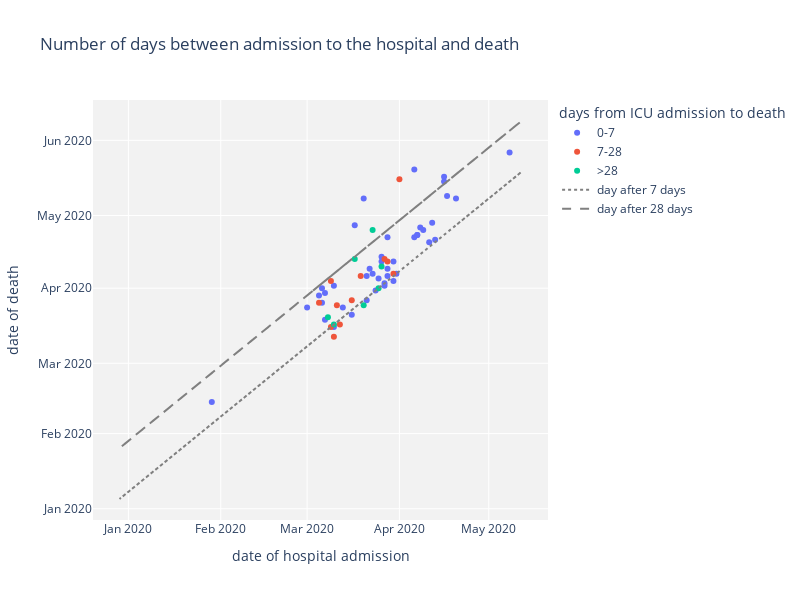

Notebook code for this chart:
### Markdown cell above
### Niespójność danych

### Code cell
import plotly.express as px
import plotly.graph_objects as go

data['7_days_after'] = data['date_hospital_admi'] + np.timedelta64(7,'D')
data['28_days_after'] = data['date_hospital_admi'] + np.timedelta64(28,'D')
data['sum'] = data['Death_D28'] + data['Death_D7']
data['sum'] = pd.cut(data['sum'],
                        bins=[0, 0.9, 1.9, 2.5],  labels=['0-7', '7-28', '>28'],
                    include_lowest=True)

fig = px.scatter(data, x='date_hospital_admi', y="date_death", color = 'sum', 
                 labels = {'date_hospital_admi': 'date of hospital admission', "date_death": 'date of death', 
                           'sum': 'days from ICU admission to death'}, 
                 title = 'Number of days between admission to the hospital and death', 
                 category_orders={"sum": ["0-7", "7-28", ">28"]}
                 )
fig.data[0].name
fig.add_trace(
    go.Scatter(
        name = 'day after 7 days',
        x= data['date_hospital_admi'],
        y=data['7_days_after'],
        mode="lines",
        line=go.scatter.Line(color="gray", dash = 'dot'),
        showlegend=True)
)
fig.add_trace(
    go.Scatter(
        name = 'day after 28 days',
        x= data['date_hospital_admi'],
        y=data['28_days_after'],
        mode="lines",
        line=go.scatter.Line(color="gray", dash = 'dash'),
        showlegend=True)
)

fig.update_layout(
    autosize=False,
    width=800,
    plot_bgcolor='rgb(242,242,242)',
    height=600,)



data['sum']
fig.show()

### Figure 1 — Plotly figure (JSON) as saved in the notebook; plotly's stock layout.template omitted (floating-point values rounded to 4 significant figures; data arrays with more than 128 entries replaced by an {"elided": "..."} marker saying what was removed)
{"data": [{"hovertemplate": "days from ICU admission to death=0-7<br>date of hospital admission=%{x}<br>date of death=%{y}<extra></extra>", "legendgroup": "0-7", "marker": {"color": "#636efa", "symbol": "circle"}, "mode": "markers", "name": "0-7", "orientation": "v", "showlegend": true, "type": "scatter", "x": ["2020-03-26T00:00:00", "2020-03-23T00:00:00", "2020-03-25T00:00:00", "2020-03-27T00:00:00", "2020-03-26T00:00:00", "2020-04-22T00:00:00", "2020-03-12T00:00:00", "2020-03-12T00:00:00", "2020-03-11T00:00:00", "2020-03-11T00:00:00", "2020-03-16T00:00:00", "2020-03-13T00:00:00", "2020-03-05T00:00:00", "2020-03-21T00:00:00", "2020-03-03T00:00:00", "2020-03-31T00:00:00", "2020-03-20T00:00:00", "2020-03-25T00:00:00", "2020-04-06T00:00:00", "2020-03-24T00:00:00", "2020-03-16T00:00:00", "2020-01-29T00:00:00", "2020-02-26T00:00:00", "2020-03-01T00:00:00", "2020-03-07T00:00:00", "2020-03-06T00:00:00", "2020-03-05T00:00:00", "2020-03-06T00:00:00", "2020-03-07T00:00:00", "2020-03-08T00:00:00", "2020-03-03T00:00:00", "2020-03-04T00:00:00", "2020-03-08T00:00:00", "2020-03-07T00:00:00", "2020-03-10T00:00:00", "2020-03-10T00:00:00", "2020-03-10T00:00:00", "2020-03-12T00:00:00", "2020-03-12T00:00:00", "2020-03-06T00:00:00", "2020-03-08T00:00:00", "2020-03-16T00:00:00", "2020-03-17T00:00:00", "2020-03-20T00:00:00", "2020-03-20T00:00:00", "2020-03-19T00:00:00", "2020-03-20T00:00:00", "2020-03-23T00:00:00", "2020-03-18T00:00:00", "2020-03-20T00:00:00", "2020-03-27T00:00:00", "2020-03-26T00:00:00", "2020-03-29T00:00:00", "2020-03-22T00:00:00", "2020-03-27T00:00:00", "2020-03-30T00:00:00", "2020-03-28T00:00:00", "2020-03-30T00:00:00", "2020-03-27T00:00:00", "2020-03-29T00:00:00", "2020-03-28T00:00:00", "2020-03-26T00:00:00", "2020-03-30T00:00:00", "2020-03-30T00:00:00", "2020-04-02T00:00:00", "2020-04-05T00:00:00", "2020-04-04T00:00:00", "2020-04-05T00:00:00", "2020-04-06T00:00:00", "2020-04-05T00:00:00", "2020-04-08T00:00:00", "2020-04-07T00:00:00", "2020-04-07T00:00:00", "2020-04-07T00:00:00", "2020-04-09T00:00:00", "2020-04-10T00:00:00", "2020-04-13T00:00:00", "2020-04-12T00:00:00", "2020-04-06T00:00:00", "2020-04-14T00:00:00", "2020-04-11T00:00:00", "2020-04-16T00:00:00", "2020-04-15T00:00:00", "2020-04-16T00:00:00", "2020-04-12T00:00:00", "2019-12-29T00:00:00", "2020-04-17T00:00:00", "2020-03-30T00:00:00", "2020-04-16T00:00:00", "2020-04-16T00:00:00", "2020-04-16T00:00:00", "2020-04-11T00:00:00", "2020-05-08T00:00:00", "2020-03-22T00:00:00", "2020-03-21T00:00:00", "2020-03-21T00:00:00", "2020-03-23T00:00:00", "2020-03-23T00:00:00", "2020-03-24T00:00:00", "2020-03-24T00:00:00", "2020-03-25T00:00:00", "2020-03-24T00:00:00", "2020-03-26T00:00:00", "2020-03-25T00:00:00", "2020-03-28T00:00:00", "2020-03-29T00:00:00", "2020-04-04T00:00:00", "2020-03-27T00:00:00", "2020-03-24T00:00:00", "2020-03-25T00:00:00", "2020-03-26T00:00:00", "2020-04-18T00:00:00", "2020-03-25T00:00:00", "2020-03-20T00:00:00", "2020-03-25T00:00:00", "2020-03-22T00:00:00", "2020-04-20T00:00:00"], "xaxis": "x", "y": [null, null, null, null, null, null, null, null, null, null, null, "2020-03-24T00:00:00", null, null, null, "2020-04-07T00:00:00", null, "2020-04-05T00:00:00", "2020-04-22T00:00:00", null, null, "2020-02-14T00:00:00", null, "2020-03-24T00:00:00", "2020-03-19T00:00:00", null, "2020-03-29T00:00:00", "2020-04-01T00:00:00", null, null, null, null, null, "2020-03-30T00:00:00", "2020-04-02T00:00:00", "2020-03-16T00:00:00", null, null, null, "2020-03-26T00:00:00", null, "2020-03-21T00:00:00", "2020-04-27T00:00:00", null, null, null, "2020-05-08T00:00:00", null, null, null, "2020-04-02T00:00:00", null, null, "2020-04-09T00:00:00", "2020-04-03T00:00:00", "2020-04-04T00:00:00", "2020-04-09T00:00:00", "2020-04-12T00:00:00", null, null, "2020-04-06T00:00:00", null, null, null, null, null, null, null, null, null, "2020-04-26T00:00:00", null, "2020-04-23T00:00:00", "2020-04-23T00:00:00", "2020-04-25T00:00:00", null, "2020-04-21T00:00:00", "2020-04-28T00:00:00", "2020-05-20T00:00:00", null, "2020-04-20T00:00:00", "2020-05-15T00:00:00", null, "2020-05-17T00:00:00", null, null, "2020-05-09T00:00:00", null, null, null, null, null, "2020-05-27T00:00:00", null, "2020-03-27T00:00:00", "2020-04-06T00:00:00", "2020-04-07T00:00:00", null, null, "2020-03-31T00:00:00", null, null, "2020-04-12T00:00:00", null, "2020-04-22T00:00:00", null, null, null, null, null, "2020-04-14T00:00:00", null, null, null, null, null, "2020-05-08T00:00:00"], "yaxis": "y"}, {"hovertemplate": "days from ICU admission to death=7-28<br>date of hospital admission=%{x}<br>date of death=%{y}<extra></extra>", "legendgroup": "7-28", "marker": {"color": "#EF553B", "symbol": "circle"}, "mode": "markers", "name": "7-28", "orientation": "v", "showlegend": true, "type": "scatter", "x": ["2020-03-26T00:00:00", "2020-03-21T00:00:00", "2020-03-23T00:00:00", "2020-03-07T00:00:00", "2020-03-31T00:00:00", "2020-03-10T00:00:00", "2020-03-12T00:00:00", "2020-03-11T00:00:00", "2020-03-11T00:00:00", "2020-03-20T00:00:00", "2020-03-25T00:00:00", "2020-03-27T00:00:00", "2020-03-25T00:00:00", "2020-03-16T00:00:00", "2020-03-05T00:00:00", "2020-03-10T00:00:00", "2020-03-09T00:00:00", "2020-03-09T00:00:00", "2020-03-14T00:00:00", "2020-03-08T00:00:00", "2020-03-16T00:00:00", "2020-03-19T00:00:00", "2020-03-31T00:00:00", "2020-03-28T00:00:00", "2020-04-02T00:00:00", "2020-04-01T00:00:00", "2020-04-03T00:00:00", "2020-04-05T00:00:00", "2020-04-06T00:00:00", "2020-03-30T00:00:00", "2020-04-08T00:00:00", "2020-04-16T00:00:00", "2020-04-03T00:00:00", "2020-03-26T00:00:00", "2020-03-27T00:00:00", "2020-03-31T00:00:00", "2020-03-30T00:00:00", "2020-03-23T00:00:00", "2020-03-20T00:00:00", "2020-03-30T00:00:00", "2020-03-19T00:00:00"], "xaxis": "x", "y": [null, null, null, null, null, "2020-03-12T00:00:00", "2020-03-17T00:00:00", null, "2020-03-25T00:00:00", null, null, null, null, "2020-03-27T00:00:00", "2020-03-26T00:00:00", null, "2020-04-04T00:00:00", "2020-03-16T00:00:00", null, null, null, "2020-04-06T00:00:00", null, "2020-04-12T00:00:00", null, "2020-05-16T00:00:00", null, null, null, null, null, null, null, null, "2020-04-13T00:00:00", null, null, null, null, "2020-04-07T00:00:00", null], "yaxis": "y"}, {"hovertemplate": "days from ICU admission to death=>28<br>date of hospital admission=%{x}<br>date of death=%{y}<extra></extra>", "legendgroup": ">28", "marker": {"color": "#00cc96", "symbol": "circle"}, "mode": "markers", "name": ">28", "orientation": "v", "showlegend": true, "type": "scatter", "x": ["2020-03-25T00:00:00", "2020-03-20T00:00:00", "2020-03-16T00:00:00", "2020-03-20T00:00:00", "2020-03-14T00:00:00", "2020-03-26T00:00:00", "2020-04-03T00:00:00", "2020-03-04T00:00:00", "2020-03-12T00:00:00", "2020-03-10T00:00:00", "2020-03-08T00:00:00", "2020-03-17T00:00:00", "2020-03-29T00:00:00", "2020-04-04T00:00:00", "2020-03-31T00:00:00", "2020-04-06T00:00:00", "2020-05-01T00:00:00", "2020-05-12T00:00:00", "2020-03-22T00:00:00", "2020-03-23T00:00:00"], "xaxis": "x", "y": ["2020-04-01T00:00:00", null, null, "2020-03-25T00:00:00", null, "2020-04-10T00:00:00", null, null, null, "2020-03-17T00:00:00", "2020-03-20T00:00:00", "2020-04-13T00:00:00", null, null, null, null, null, null, null, "2020-04-25T00:00:00"], "yaxis": "y"}, {"line": {"color": "gray", "dash": "dot"}, "mode": "lines", "name": "day after 7 days", "showlegend": true, "type": "scatter", "x": {"elided": "178 str values"}, "y": {"elided": "178 str values"}}, {"line": {"color": "gray", "dash": "dash"}, "mode": "lines", "name": "day after 28 days", "showlegend": true, "type": "scatter", "x": {"elided": "178 str values"}, "y": {"elided": "178 str values"}}], "layout": {"autosize": false, "height": 600, "legend": {"title": {"text": "days from ICU admission to death"}, "tracegroupgap": 0}, "plot_bgcolor": "rgb(242,242,242)", "title": {"text": "Number of days between admission to the hospital and death"}, "width": 800, "xaxis": {"anchor": "y", "domain": [0, 1], "title": {"text": "date of hospital admission"}}, "yaxis": {"anchor": "x", "domain": [0, 1], "title": {"text": "date of death"}}}}
